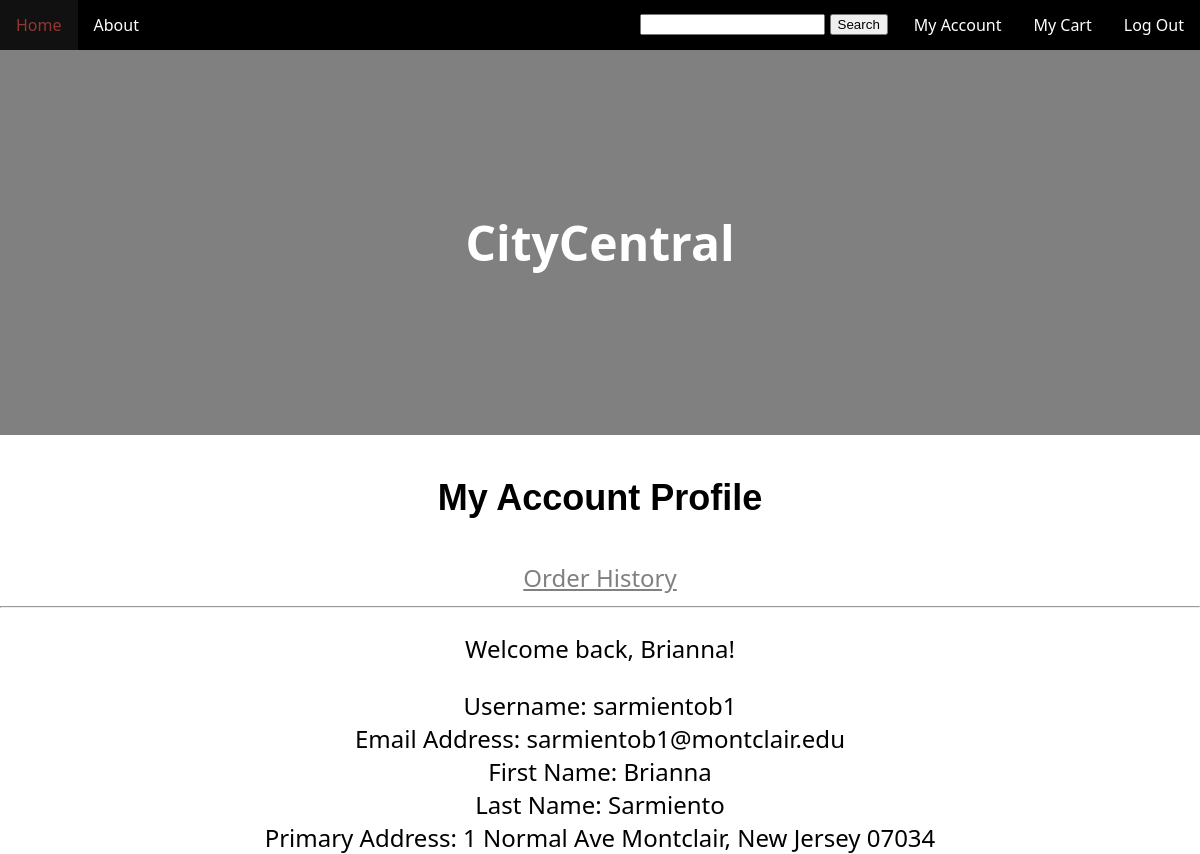
/account.php (signed in), run on the app's committed database.
### tables this page shows
CREATE TABLE `CUSTOMER` (
  `customerID` char(6) NOT NULL,
  `cUsername` varchar(50) DEFAULT NULL,
  `cPassword` varchar(255) NOT NULL,
  `cEmail` varchar(50) DEFAULT NULL,
  `cFname` varchar(50) NOT NULL,
  `cLname` varchar(50) NOT NULL,
  `cAddress` varchar(100) NOT NULL
);

### account.php (the view, shortened to what this page needs)
<?php
    require_once 'db_connect.php';
    $query = "SELECT * FROM CUSTOMER WHERE cUsername = '".$_SESSION['user']."'";
    $results = $db->query($query);
    $row = $results->fetch_assoc();
    $user = $row['cUsername'];
    $email = $row['cEmail'];
    $Fname = $row['cFname'];
    $Lname = $row['cLname'];
    $address = $row['cAddress'];
?>
<!DOCTYPE html>
<html lang="en">
<head>
    <link rel="stylesheet" href="product.css">
</head>
    <body>
        <ul>
            <li><a class="active" href="/~sarmieb1/citycentral/homepage.html">Home</a></li>
            <li><a class="active" href="about.html">About</a></li>
            <li style="float:right"><a class="active" href="/~sarmieb1/citycentral/scripts/logout.php">Log Out</a></li>
            <li style="float:right"><a class="active" href=#mycart>My Cart</a></li>
            <li style="float:right"><a class="active" href="/~sarmieb1/citycentral/myaccount.php">My Account</a></li>
            <form action="search_apparel.php" method="post">
            <li style="float:right; display: relative; padding-top: 12px; padding-right: 10px;">
                <input name="searchterm" type="text" size="20">
                <input type="submit" name="submit" value="Search">
            </li>
            </form>
        </ul>
        <div class="hero-wrapper">
            <div class="hero-wrapper-squared">
                <h1>CityCentral</h1>
            </div>
        </div>
            <nav class="product-filter" id="apparel">
                <h1><center>My Account Profile</center></h1>
            </nav>
        <center><a href=#orders>Order History</a></center>
    <hr>
        <div>
            <center><p>Welcome back, <?php echo $Fname; ?>!</p></center>
        </div>
        <div>
            <center>
                <div>
                    Username: <?php echo $user; ?>
                </div>
                <div>
                    Email Address: <?php echo $email; ?>
                </div>
                <div>
                    First Name: <?php echo $Fname; ?>
                </div>
                <div>
                    Last Name: <?php echo $Lname; ?>
                </div>
                <div>
                    Primary Address: <?php echo $address; ?>
                </div>
            </center>
        </div>
    </body>
</html>

### product.css (style rules this page uses)
body, html { height: 100%; margin: 0; font-family: 'Segoe UI', Tahoma, Geneva, Verdana, sans-serif; }
ul { list-style-type: none; margin: 0; padding: 0; overflow: hidden; background-color: black; font-size: 16px; }
li { float: left; }
li a { display:block; color: white; text-align: center; padding: 14px 16px; text-decoration: none; }
.hero-wrapper { padding: 8rem; background-color: grey; background-position: center; display: flex; justify-content: center; color:white; font-size:24px; }
.hero-wrapper-squared { display:block; }
.product-filter { display: flex; padding:12px; }
.product-filter h1 { flex-grow: 1; font-family: 'Segoe ', Tahoma, Geneva, Verdana, sans-serif; }

### account.php (style rules this page uses)
body { font-size:24px; font-family: 'Segoe UI', Tahoma, Geneva, Verdana, sans-serif; }
a { text-decoration; color:grey; }

### data on the page
customer: cFname "Brianna", cUsername "sarmientob1", cEmail "sarmientob1@montclair.edu", cLname "Sarmiento", cAddress "1 Normal Ave Montclair, New Jersey 07034"
